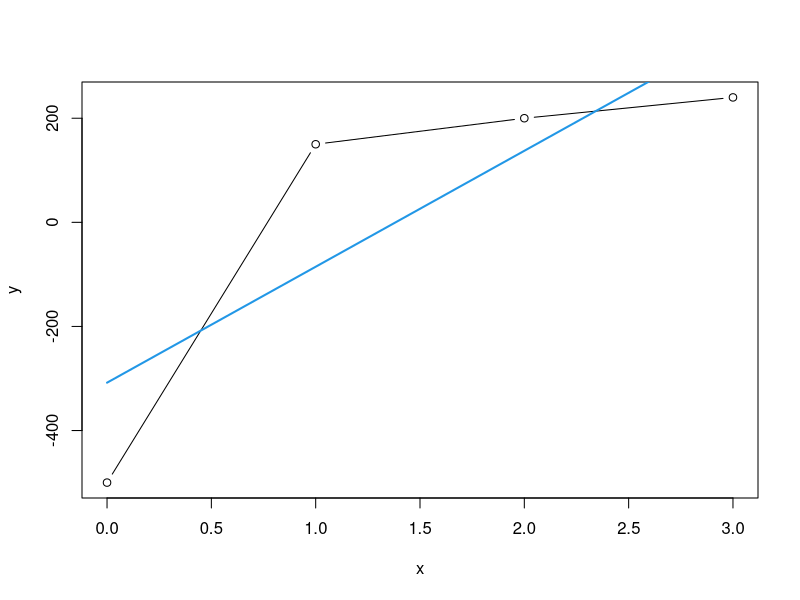

Recreate this plot in R.
Horner<-function(a,x){
  n<-length(a)
  y<-a[n]
  for(i in (n-1):1){
    y<-y*x+a[i]
  }
  return(y)
}
GS<-function(A,b){
  n<-nrow(A)
  x<-array(0,n)
  for(i in 1:9){
    for(j in 1:n){
      x[j]<-b[j]
      for(k in 1:n){
        if(k!=j) x[j]<-x[j]-A[j,k]*x[k]
      }
      x[j]<-x[j]/A[j,j]
    }
    cat(i)
    cat(format(x))
    cat("\n")
  }
  return(x)
}
MNC <- function(stupen,x,y){

    n <- length(x)
    m<-stupen+stupen-2
    m1<-m+1

    X<-matrix(1,n,m1) # matice s 1

   for(j in 2:m1){
        X[,j]<-X[,j-1]*x
   }
   s<-array(0,m1) # vektor s 0
   for(j in 1:m1){
       s[j]<-sum(X[,j])
   }
    S<-matrix(0,stupen,stupen)
    T<-array(0,stupen)
    for(i in 1:stupen){
        for(j in 1:stupen){
            S[i,j]<-s[i+j-1]
         }
        T[i]<-T[i]+sum(y*X[,i])
    }
    a<-GS(S,T)
    return(a)
}


x<-c(0,1,2,3)
y<-c(-500,150,200,240)
plot(x,y,type="b")
xa<-seq(0,90,0.01)
a<-MNC(2,x,y)
ya<-Horner(a,xa)
lines(xa,ya,col=4,lw=2)